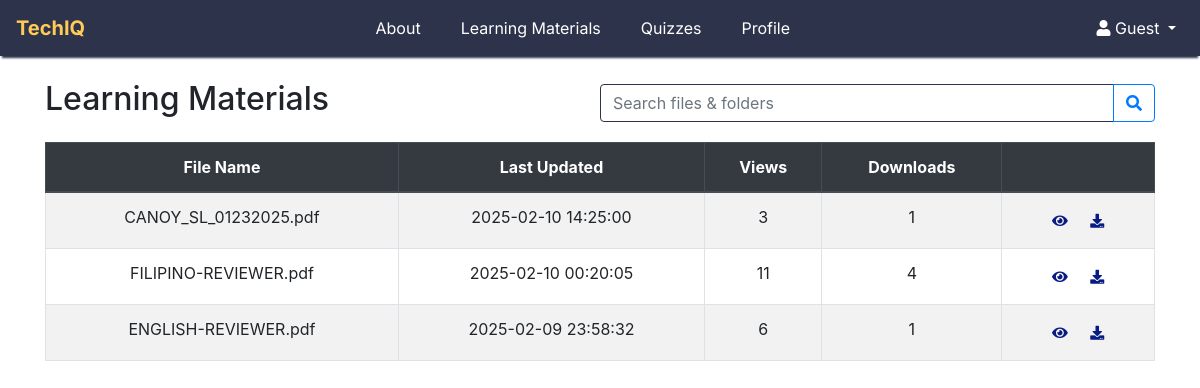
Before: /learningmaterials.php with the older database file.
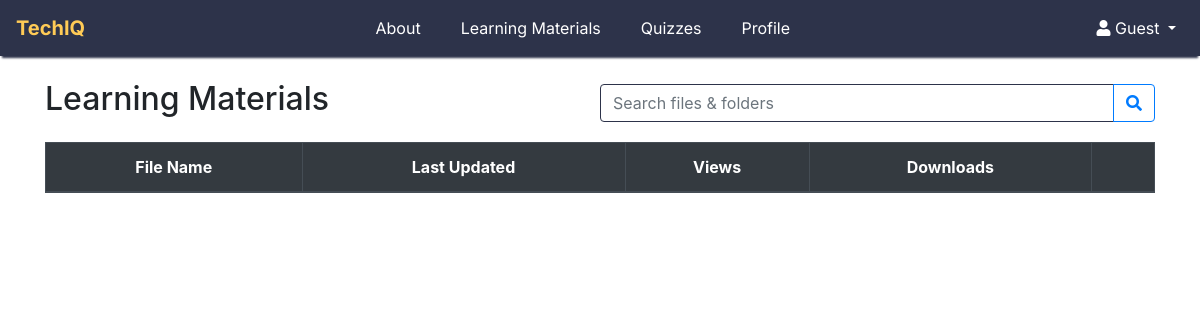
After: the same page with the newer database file.
### tables this page shows
CREATE TABLE `learningmaterials` (
  `ID` int(11) NOT NULL,
  `subjectCode` varchar(100) NOT NULL,
  `moduleName` varchar(100) NOT NULL,
  `fileName` varchar(255) NOT NULL,
  `attachment` blob NOT NULL,
  `views` int(11) DEFAULT NULL,
  `downloads` int(11) DEFAULT NULL,
  `dateAdded` datetime NOT NULL
);

### user_backend/materials.php (called while the page is built, shortened)
<?php
    $query = "SELECT * FROM learningMaterials ORDER BY dateAdded DESC";
    $stmt = $pdo->prepare($query);
    $stmt->execute();
    $learningMaterials = $stmt->fetchAll(PDO::FETCH_ASSOC);
?>

### learningmaterials.php (the view, shortened to what this page needs)
<?php
    require 'config/connection.php';
    require 'user_backend/materials.php';
?>
<!doctype html>
<html lang="en">
  <head>
    <link rel="stylesheet" href="./css/styles.css">
  </head>
  <body class="dashboardPage">
    <?php include 'user_backend/navbar.php';?>
    <section class="dashboard container mt-4">
      <div class="d-flex justify-content-between align-items-center mb-3">
        <h2>Learning Materials</h2>
        <div class="input-group w-50">
          <input type="text" class="form-control" placeholder="Search files & folders">
          <div class="input-group-append">
            <button class="btn btn-outline-primary" type="button">
              <i class="fa fa-search"></i>
            </button>
          </div>
        </div>
      </div>
      <div class="table-responsive" style="max-height: 400px; overflow-y: auto;">
          <table class="table table-striped table-bordered">
              <thead class="thead-dark">
                  <tr>
                      <th>File Name</th>
                      <th>Last Updated</th>
                      <th>Views</th>
                      <th>Downloads</th>
                      <th></th>
                  </tr>
              </thead>
              <tbody>
                  <?php foreach ($learningMaterials as $material): ?>
                      <tr>
                          <td><?= htmlspecialchars($material['fileName']) ?></td>
                          <td><?= htmlspecialchars($material['dateAdded']) ?></td>
                          <td><?= htmlspecialchars($material['views']) ?></td>
                          <td><?= htmlspecialchars($material['downloads']) ?></td>
                          <td>
                              <a href="learningMaterials.php?viewFileID=<?= urlencode($material['fileName']) ?>"
                                class="btn btn-sm view-btn"
                                data-id="<?= $material['ID'] ?>"
                                data-file="<?= urlencode($material['fileName']) ?>"
                                target="_blank">
                                    <i class="fa fa-eye"></i>
                              </a>
                              <a href="learningMaterials.php?fileName=<?= urlencode($material['fileName']) ?>"
                                class="btn btn-sm download-btn"
                                data-id="<?= htmlspecialchars($material['fileName']) ?>">
                                    <i class="fa fa-download"></i>
                              </a>
                          </td>
                      </tr>
                  <?php endforeach; ?>
              </tbody>
          </table>
      </div>
    </section>
  </body>
</html>

### user_backend/navbar.php (shortened to what this page needs)
<nav class="navbar navbar-expand-lg navbar-light custom-nav">
    <a class="navbar-brand" href="index.php">TechIQ</a>
    <div class="collapse navbar-collapse justify-content-center" id="navbarSupportedContent">
        <ul class="navbar-nav mr-auto">
            <li class="nav-item active mr-4">
                <a class="nav-link" href="about.php">About<span class="sr-only">(current)</span></a>
            </li>
            <li class="nav-item mr-4">
                <a class="nav-link" href="learningmaterials.php">Learning Materials</a>
            </li>
            <li class="nav-item mr-4">
                <a class="nav-link" href="quizzes.php">Quizzes</a>
            </li>
            <li class="nav-item mr-4">
                <a class="nav-link" href="landing.php">Profile</a>
            </li>
        </ul>
    </div>
    <div class="ml-auto">
        <ul class="navbar-nav">
            <li class="nav-item dropdown">
                <a class="nav-link dropdown-toggle" href="#" id="userDropdown" role="button" data-toggle="dropdown" aria-haspopup="true" aria-expanded="false">
                    <i class="fas fa-user"></i>
                    <?php echo isset($_SESSION['username']) ? htmlspecialchars($_SESSION['username']) : 'Guest'; ?>
                </a>
            </li>
        </ul>
    </div>
</nav>

### css/styles.css (style rules this page uses)
:root { --navbar-bg: rgba(45,51,74,255); --navbar-txt: white !important; --border-1: #3f455b; --border-2: #ffcb56; --font-inter: "Inter", serif; --form-header: #152039 !important; --hover-yellow : rgb(250, 170, 20); }
.custom-nav { position: sticky; top: 0; z-index: 1000; background-color: var(--navbar-bg); box-shadow: 0 4px 2px -2px var(--navbar-bg); }
.navbar { font-family: var(--font-inter); }
.custom-nav .navbar-nav .nav-link { color: white !important; }
.custom-nav .navbar-brand { color: var(--border-2) !important; font-weight: bold; }
.form-control { border-color: var(--navbar-bg); }
.custom-nav .navbar-nav { margin-left: auto; margin-right: auto; }
.dashboard { width: 100%; text-align: center; position: relative; }
.view-btn i, .download-btn i, .star-btn i, .bookmark-btn i { color: #081a83; }

Changed rows visible on the page:
removed learningmaterials: fileName "CANOY_SL_01232025.pdf", dateAdded "2025-02-10 14:25:00", views "3", downloads "1"
removed learningmaterials: fileName "FILIPINO-REVIEWER.pdf", dateAdded "2025-02-10 00:20:05", views "11", downloads "4"
removed learningmaterials: fileName "ENGLISH-REVIEWER.pdf", dateAdded "2025-02-09 23:58:32", views "6", downloads "1"
